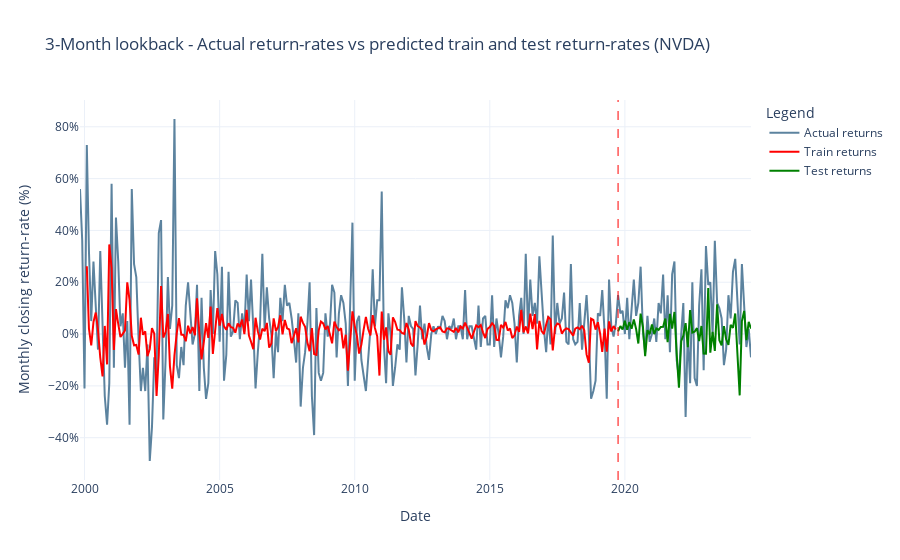

Notebook source saved alongside this figure:
### Markdown cell above
### Plot

### Code cell
plot(timeseries, train_plot=train_plot_3m, test_plot=test_plot_3m, lookback=3, ticker=ticker)

### Figure 1 — Plotly figure (JSON) as saved in the notebook; plotly's stock layout.template omitted (floating-point values rounded to 4 significant figures; data arrays with more than 128 entries replaced by an {"elided": "..."} marker saying what was removed)
{"data": [{"line": {"color": "#5c839f", "width": 2}, "mode": "lines", "name": "Actual returns", "x": {"elided": "299 str values"}, "y": {"elided": "299 float values"}, "type": "scatter"}, {"line": {"color": "red", "width": 2}, "mode": "lines", "name": "Train returns", "x": {"elided": "299 str values"}, "y": {"elided": "299 float values"}, "type": "scatter"}, {"line": {"color": "green", "width": 2}, "mode": "lines", "name": "Test returns", "x": {"elided": "299 str values"}, "y": {"elided": "299 float values"}, "type": "scatter"}], "layout": {"shapes": [{"line": {"color": "red", "dash": "dash", "width": 1}, "type": "line", "x0": "2019-10-01", "x1": "2019-10-01", "xref": "x", "y0": 0, "y1": 1, "yref": "y domain"}], "yaxis": {"title": {"text": "Monthly closing return-rate (%)"}, "tickformat": ".0%"}, "title": {"text": "3-Month lookback - Actual return-rates vs predicted train and test return-rates (NVDA)"}, "xaxis": {"title": {"text": "Date"}}, "legend": {"title": {"text": "Legend"}}}}
